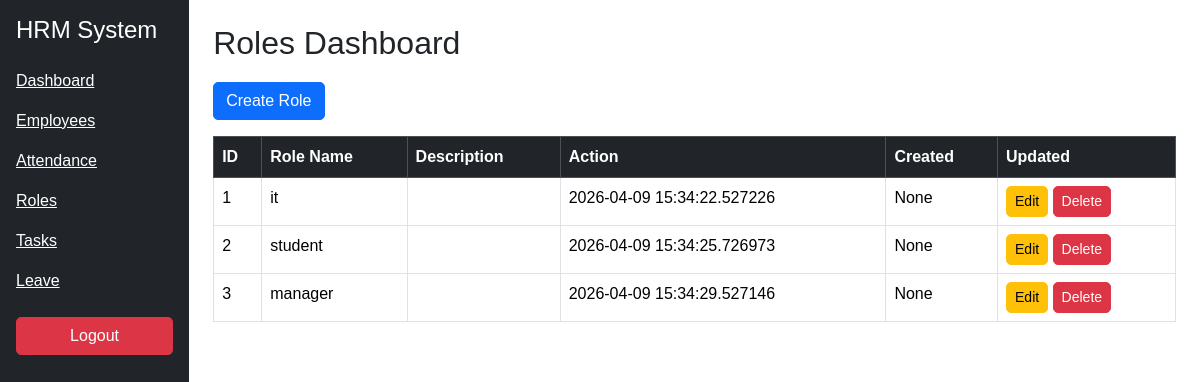
/roles, run on the app's committed database.
### models.py (models this page shows)
class Role(db.Model):
    role_id = db.Column(db.Integer, primary_key=True)
    role_name = db.Column(db.String(100))
    description = db.Column(db.String(200))
    status = db.Column(db.String(50), default='active')
    created_at = db.Column(db.DateTime)
    updated_at = db.Column(db.DateTime)

### routes/role_routes.py (the view)
@role_bp.route('/roles')
def roles():
    roles = Role.query.filter_by(status='active').all()
    return render_template("roles.html", roles=roles)

### templates/roles.html
{% extends "base.html" %}
{% block content %}
<h2>Roles Dashboard</h2>
<a href="/add_role" class="btn btn-primary mb-3">Create Role</a>
<table class="table table-bordered">
<thead class="table-dark">
<tr>
<th>ID</th>
<th>Role Name</th>
<th>Description</th>
<th>Action</th>
<th>Created</th>
<th>Updated</th>
</tr>
</thead>
<tbody>
{% for role in roles %}
<tr>
<td>{{ role.role_id }}</td>
<td>{{ role.role_name }}</td>
<td>{{ role.description }}</td>
<td>{{ role.created_at }}</td>
<td>{{ role.updated_at }}</td>
<td>
<a href="/edit_role/{{ role.role_id }}" class="btn btn-warning btn-sm">Edit</a>
<a href="/delete_role/{{ role.role_id }}" class="btn btn-danger btn-sm">
Delete
</a>
</td>
</tr>
{% endfor %}
</tbody>
</table>
{% endblock %}

### static/style.css (style rules this page uses)
body { font-family: Arial, sans-serif; }
.table { background: white; }
.btn { border-radius: 5px; }
h2 { margin-bottom: 20px; }

### data on the page
Role: role_id "1", role_name "it", created_at "2026-04-09 15:34:22.527226", updated_at "None"
Role: role_id "2", role_name "student", created_at "2026-04-09 15:34:25.726973", updated_at "None"
Role: role_id "3", role_name "manager", created_at "2026-04-09 15:34:29.527146", updated_at "None"
